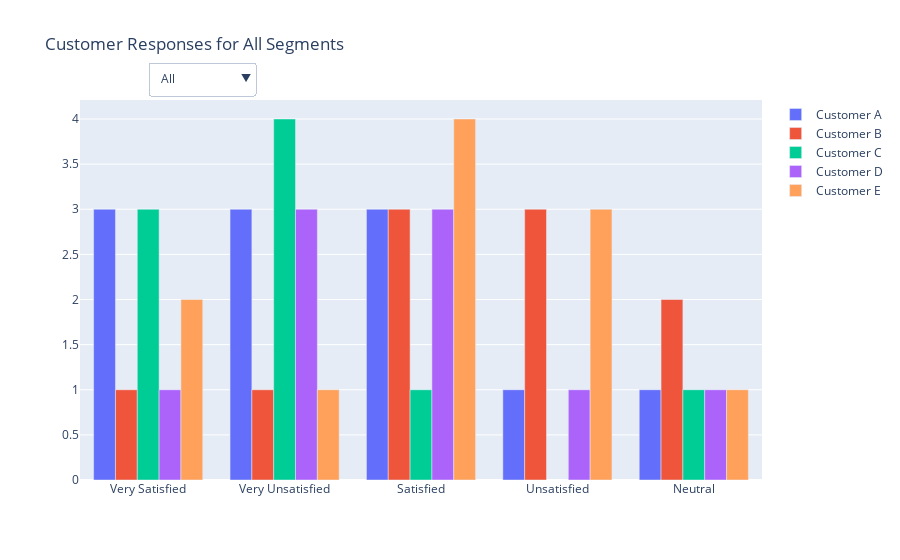

The notebook cell saved with this chart:
### Markdown cell above
# 5. Include interactive filters to explore responses based on customer segments.

### Code cell
import plotly.graph_objects as go

# Create dropdown options
dropdown_options = []
for customer in customers:
    dropdown_options.append({'label': customer, 'method': 'update', 'args': [{'visible': survey_data['Customer'] == customer}, {'title': f'Customer Responses for {customer}'}]})
dropdown_options.append({'label': 'All', 'method': 'update', 'args': [{'visible': True}, {'title': 'Customer Responses for All Segments'}]})

# Create traces for each customer segment
traces = []
for customer in customers:
    trace = go.Bar(
        x=survey_data[survey_data['Customer'] == customer]['Response'].value_counts().index,
        y=survey_data[survey_data['Customer'] == customer]['Response'].value_counts().values,
        name=customer,
        visible=False
    )
    traces.append(trace)

# Initialize figure
fig = go.Figure(data=traces)

# Update layout with dropdown menu
fig.update_layout(
    updatemenus=[
        {'buttons': dropdown_options,
         'direction': 'down',
         'showactive': True,
         'x': 0.1,
         'xanchor': 'left',
         'y': 1.1,
         'yanchor': 'top'}
    ],
    title='Customer Responses for All Segments'
)

# Show plot
fig.show()

### Figure 1 — Plotly figure (JSON) as saved in the notebook; plotly's stock layout.template omitted (floating-point values rounded to 4 significant figures)
{"data": [{"name": "Customer A", "type": "bar", "visible": true, "x": ["Very Satisfied", "Very Unsatisfied", "Satisfied", "Unsatisfied", "Neutral"], "y": [3, 3, 3, 1, 1]}, {"name": "Customer B", "type": "bar", "visible": true, "x": ["Unsatisfied", "Satisfied", "Neutral", "Very Unsatisfied", "Very Satisfied"], "y": [3, 3, 2, 1, 1]}, {"name": "Customer C", "type": "bar", "visible": true, "x": ["Very Unsatisfied", "Very Satisfied", "Neutral", "Satisfied"], "y": [4, 3, 1, 1]}, {"name": "Customer D", "type": "bar", "visible": true, "x": ["Satisfied", "Very Unsatisfied", "Unsatisfied", "Neutral", "Very Satisfied"], "y": [3, 3, 1, 1, 1]}, {"name": "Customer E", "type": "bar", "visible": true, "x": ["Satisfied", "Unsatisfied", "Very Satisfied", "Neutral", "Very Unsatisfied"], "y": [4, 3, 2, 1, 1]}], "layout": {"autosize": true, "title": {"text": "Customer Responses for All Segments"}, "updatemenus": [{"active": 5, "buttons": [{"args": [{"visible": [false, false, true, false, false, false, false, false, true, false, false, false, false, false, false, true, true, false, false, false, false, false, false, true, true, false, false, false, true, true, false, false, false, false, false, true, false, false, false, false, false, false, false, true, false, false, true, false, false, false]}, {"title": "Customer Responses for Customer A"}], "label": "Customer A", "method": "update"}, {"args": [{"visible": [true, false, false, false, true, false, false, true, false, true, false, false, false, true, false, false, false, false, false, true, false, false, false, false, false, true, true, false, false, false, false, false, false, false, false, false, false, false, false, false, false, false, true, false, false, false, false, false, false, true]}, {"title": "Customer Responses for Customer B"}], "label": "Customer B", "method": "update"}, {"args": [{"visible": [false, true, false, false, false, true, true, false, false, false, false, false, false, false, false, false, false, true, true, false, false, false, true, false, false, false, false, false, false, false, false, true, false, false, false, false, false, false, false, false, false, false, false, false, false, true, false, true, false, false]}, {"title": "Customer Responses for Customer C"}], "label": "Customer C", "method": "update"}, {"args": [{"visible": [false, false, false, false, false, false, false, false, false, false, true, false, true, false, true, false, false, false, false, false, true, false, false, false, false, false, false, true, false, false, false, false, false, true, true, false, true, false, true, false, false, false, false, false, false, false, false, false, false, false]}, {"title": "Customer Responses for Customer D"}], "label": "Customer D", "method": "update"}, {"args": [{"visible": [false, false, false, true, false, false, false, false, false, false, false, true, false, false, false, false, false, false, false, false, false, true, false, false, false, false, false, false, false, false, true, false, true, false, false, false, false, true, false, true, true, true, false, false, true, false, false, false, true, false]}, {"title": "Customer Responses for Customer E"}], "label": "Customer E", "method": "update"}, {"args": [{"visible": true}, {"title": "Customer Responses for All Segments"}], "label": "All", "method": "update"}], "direction": "down", "showactive": true, "x": 0.1, "xanchor": "left", "y": 1.1, "yanchor": "top"}], "xaxis": {"autorange": true, "range": [-0.5, 4.5], "type": "category"}, "yaxis": {"autorange": true, "range": [0, 4.211], "type": "linear"}}}
